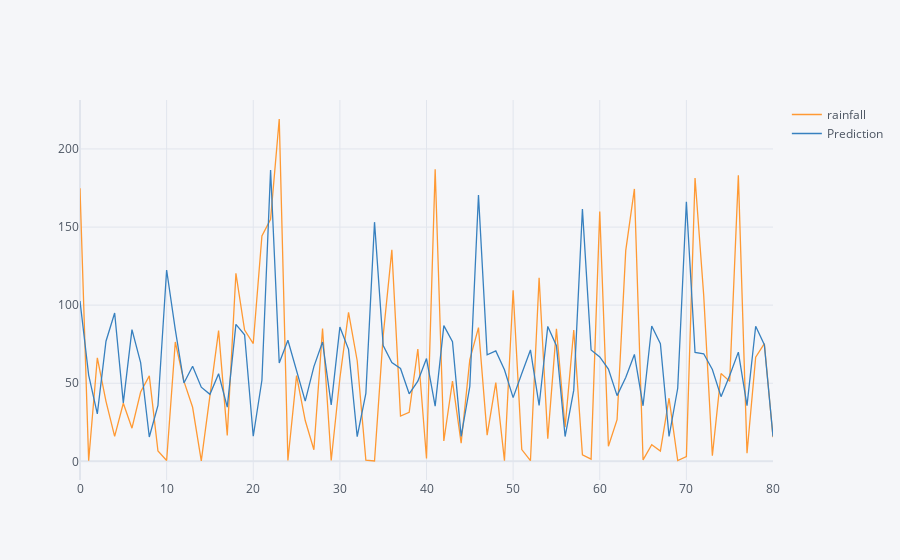

The code cell stored with this chart in its notebook:
### Code cell
future_forecast = model.predict(len(data_val))
future_forecast = pd.DataFrame(future_forecast,index =data_val.index,columns=['Prediction'])
pd.concat([data_val,future_forecast],axis=1).iplot()

### Figure 1 — Plotly figure (JSON) as saved in the notebook; plotly's stock layout.template omitted (floating-point values rounded to 4 significant figures)
{"data": [{"line": {"color": "rgba(255, 153, 51, 1.0)", "dash": "solid", "shape": "linear", "width": 1.3}, "mode": "lines", "name": "rainfall", "text": "", "type": "scatter", "x": [0, 1, 2, 3, 4, 5, 6, 7, 8, 9, 10, 11, 12, 13, 14, 15, 16, 17, 18, 19, 20, 21, 22, 23, 24, 25, 26, 27, 28, 29, 30, 31, 32, 33, 34, 35, 36, 37, 38, 39, 40, 41, 42, 43, 44, 45, 46, 47, 48, 49, 50, 51, 52, 53, 54, 55, 56, 57, 58, 59, 60, 61, 62, 63, 64, 65, 66, 67, 68, 69, 70, 71, 72, 73, 74, 75, 76, 77, 78, 79, 80], "y": [174.9, 0.4, 66.3, 38.4, 16, 37.2, 21.2, 44.4, 54.7, 6.6, 0.5, 76.4, 51.2, 34.6, 0.3, 41.8, 83.7, 16.6, 120.4, 84, 75.4, 144.3, 155, 219.2, 0.5, 54.9, 26.1, 7.4, 85, 0.5, 53.2, 95.4, 64.4, 0.8, 0.2, 80.5, 135.4, 29, 31.4, 71.9, 1.8, 187, 13, 51.4, 11.6, 65.1, 85.6, 16.8, 50.4, 0.4, 109.5, 7.5, 0.4, 117.6, 14.5, 84.8, 21.8, 84.1, 4.2, 1.4, 160, 9.6, 26.7, 134.9, 174.4, 0.9, 10.6, 6.6, 40.4, 0.5, 3, 181.4, 106.3, 3.6, 56.2, 51.2, 183.1, 5.2, 66.7, 75.4, 15.4]}, {"line": {"color": "rgba(55, 128, 191, 1.0)", "dash": "solid", "shape": "linear", "width": 1.3}, "mode": "lines", "name": "Prediction", "text": "", "type": "scatter", "x": [0, 1, 2, 3, 4, 5, 6, 7, 8, 9, 10, 11, 12, 13, 14, 15, 16, 17, 18, 19, 20, 21, 22, 23, 24, 25, 26, 27, 28, 29, 30, 31, 32, 33, 34, 35, 36, 37, 38, 39, 40, 41, 42, 43, 44, 45, 46, 47, 48, 49, 50, 51, 52, 53, 54, 55, 56, 57, 58, 59, 60, 61, 62, 63, 64, 65, 66, 67, 68, 69, 70, 71, 72, 73, 74, 75, 76, 77, 78, 79, 80], "y": [102.6, 55.19, 30.42, 76.9, 95.0, 37.42, 84.33, 63.21, 15.56, 35.74, 122.5, 84.33, 50.16, 60.84, 47.48, 42.86, 56.06, 34.7, 87.71, 81.01, 16.05, 51.9, 186.6, 62.91, 77.56, 57.89, 38.57, 60.63, 76.39, 36.12, 85.94, 71.72, 15.79, 43.47, 153.1, 74.09, 63.25, 59.43, 43.22, 51.36, 65.77, 35.38, 86.86, 76.57, 15.93, 47.87, 170.6, 68.26, 70.72, 58.62, 40.8, 56.2, 71.31, 35.76, 86.38, 74.03, 15.86, 45.57, 161.5, 71.3, 66.82, 59.04, 42.06, 53.67, 68.42, 35.56, 86.63, 75.36, 15.9, 46.77, 166.2, 69.71, 68.86, 58.83, 41.4, 54.99, 69.93, 35.67, 86.5, 74.67, 15.88]}], "layout": {"legend": {"bgcolor": "#F5F6F9", "font": {"color": "#4D5663"}}, "paper_bgcolor": "#F5F6F9", "plot_bgcolor": "#F5F6F9", "title": {"font": {"color": "#4D5663"}}, "xaxis": {"gridcolor": "#E1E5ED", "showgrid": true, "tickfont": {"color": "#4D5663"}, "title": {"font": {"color": "#4D5663"}, "text": ""}, "zerolinecolor": "#E1E5ED"}, "yaxis": {"gridcolor": "#E1E5ED", "showgrid": true, "tickfont": {"color": "#4D5663"}, "title": {"font": {"color": "#4D5663"}, "text": ""}, "zerolinecolor": "#E1E5ED"}}}
